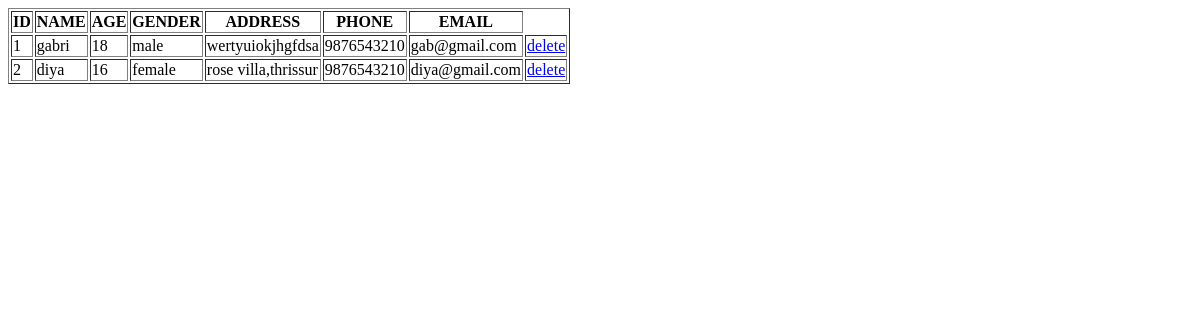
The page /manageuser on the database as committed earlier.
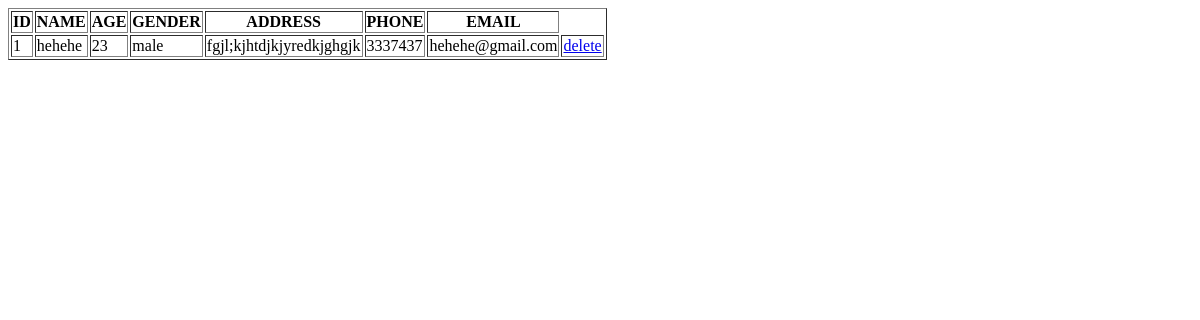
The same page on the database as committed later.
### roadapp/models.py (models this page shows)
class UserTable(models.Model):
    LOGIN=models.ForeignKey(LoginTable,on_delete=models.CASCADE,null=True,blank=True)
    Name=models.CharField(max_length=20,null=True,blank=True)
    Age=models.IntegerField(null=True,blank=True)
    Gender=models.CharField(max_length=20,null=True,blank=True)
    Address=models.CharField(max_length=50,null=True,blank=True)
    Phone=models.BigIntegerField(null=True,blank=True)
    Email=models.CharField(max_length=50,null=True,blank=True)

### roadapp/views.py (the view)
# urls.py: path('manageuser', manageuser.as_view(), name='manageuser'),
class manageuser(View):
    def get(self, request):
        obj = UserTable.objects.all()
        return render(request, "Administration/manageuser.html", {'val': obj})

### templates/Administration/manageuser.html (shortened to what this page needs)
<!DOCTYPE html>
<html lang="en">
<head>
</head>
<body>
     <table border="1">
        <tr>
            <th>ID</th>
            <th>NAME</th>
            <th>AGE</th>
            <th>GENDER</th>
            <th> ADDRESS</th>
            <th>  PHONE  </th>
            <th>EMAIL</th>
        </tr>
        {% for i in val %}
        <tr>
            <td>{{ forloop.counter }}</td>
            <td>{{i.Name}}</td>
            <td>{{i.Age}}</td>
            <td>{{i.Gender}}</td>
            <td>{{i.Address}}</td>
            <td>{{i.Phone}}</td>
            <td>{{i.Email}}</td>
            <td>
            <a href="/deleteuser/{{i.LOGIN.id}}">delete</a>
            </td>
        </tr>
        {% endfor %}
    </table>
</body>
</html>

Rows that differ between the two databases and show on the page:
removed UserTable: Name "gabri", Age "18", Gender "male", Address "wertyuiokjhgfdsa", Phone "9876543210", Email "gab@gmail.com"
removed UserTable: Name "diya", Age "16", Gender "female", Address "rose villa,thrissur", Phone "9876543210", Email "diya@gmail.com"
added UserTable: Name "hehehe", Age "23", Gender "male", Address "fgjl;kjhtdjkjyredkjghgjk", Phone "3337437", Email "hehehe@gmail.com"
